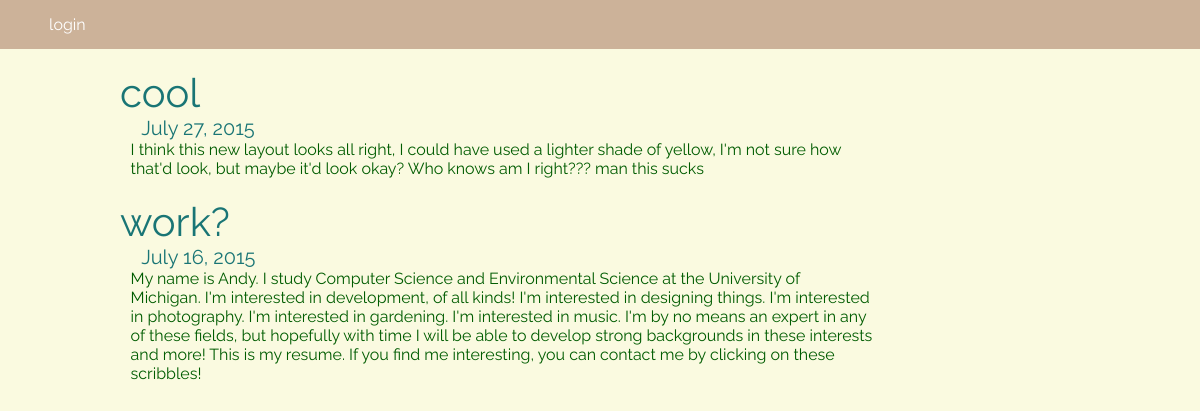
The app's page /captaincheddar/ with its own data.
### post/models.py (models this page shows, shortened)
class Post(models.Model):
    author = models.ForeignKey(User)
    text = models.TextField()
    subject = models.CharField(max_length=20)
    date = models.DateField(timezone.now())

### post/views.py (the view)
# urls.py: url(r'^(?P<username>[\w-]+)/$', views.main, name='main'),
def main(request, username):
	u = get_object_or_404(User, username=username)
	p = u.post_set.all().order_by('-id')
	if u.is_authenticated() and u.is_active:
		return render(request, 'post/index.html', {'user' : u, 'posts' : p, 'logged' : 'yes'})
	else :
		return render(request, 'post/index.html', {'user' : u, 'posts' : p})

### post/templates/post/index.html (shortened to what this page needs)
{% load staticfiles %}
<head>
	<link rel="stylesheet" type="text/css" href="{% static "css/poststyle.css" %}">
</head>
<body>
	<div id = "nav">
		<div id = "logo">
		</div>
		{% if logged %}
		<div id = "transfer">
			<div id = "new">
				<a href = "{% url 'post:new' user.username %}">new</a>
			</div>
			<div id = "logout">
				<a href = "{% url 'login:done' user.username %}">logout</a>
			</div>
		{% else %}
			<div id = "login">
				<a href = "{% url 'login:index' %}">login</a>
			</div>
		</div>
		{% endif %}
	<div id = "postlist">
		<ul>
		{% for post in posts %}
			<li id = "post">
				<div "line">
					<div id = "sub">
						{{ post.subject }}
					</div>
					<div id = "date">
						{{ post.date }}
					</div>
				</div>
				<div id = "line">
					<div id = "text">
						{{ post.text }}
					</div>
			</li>
		{% endfor %}
		</ul>
	</div>
</body>

### post/static/css/poststyle.css (style rules this page uses)
* { margin: 0; padding: 0; color: }
a { color: white; text-decoration: none; }
body { font-family: Raleway; background-color: rgb(250, 250, 224); }
#nav { background-color: rgb(204, 178, 153); display: inline-block; width: 100%; }
#nav div { display: inline-block; padding: 15px; }
#postlist { color: rgb(0, 92, 0); background-color: rgb(250, 250, 224); }
#post { margin: 20px; margin-left: 10%; }
#post div { display: block; }
#line div { display: inline-block; }
#sub { color: rgb(25, 117, 117); font-size: 40px; }
#date { font-size: 20px; color: rgb(25, 117, 117); margin-left: 2%; }
#text { margin-left: 1%; width:70%; }
li { list-style: none; }

### records on screen
Post: subject "cool", date "July 27, 2015", text "I think this new layout looks all right, I could have used a lighter shade of yellow, I'm not sure how that'd look, but maybe it'd look okay? Who knows am I right??? man this sucks"
Post: subject "work?", date "July 16, 2015", text "My name is Andy. I study Computer Science and Environmental Science at the University of Michigan. I'm interested in development, of all kinds! I'm interested in designing things. I'm interested in photography. I'm interested in gardening. I'm interested in music. I'm by no means an expert in any of these fields, but hopefully with time I will be able to develop strong backgrounds in these interests and more! This is my resume. If you find me interesting, you can contact me by clicking on these scribbles!"
